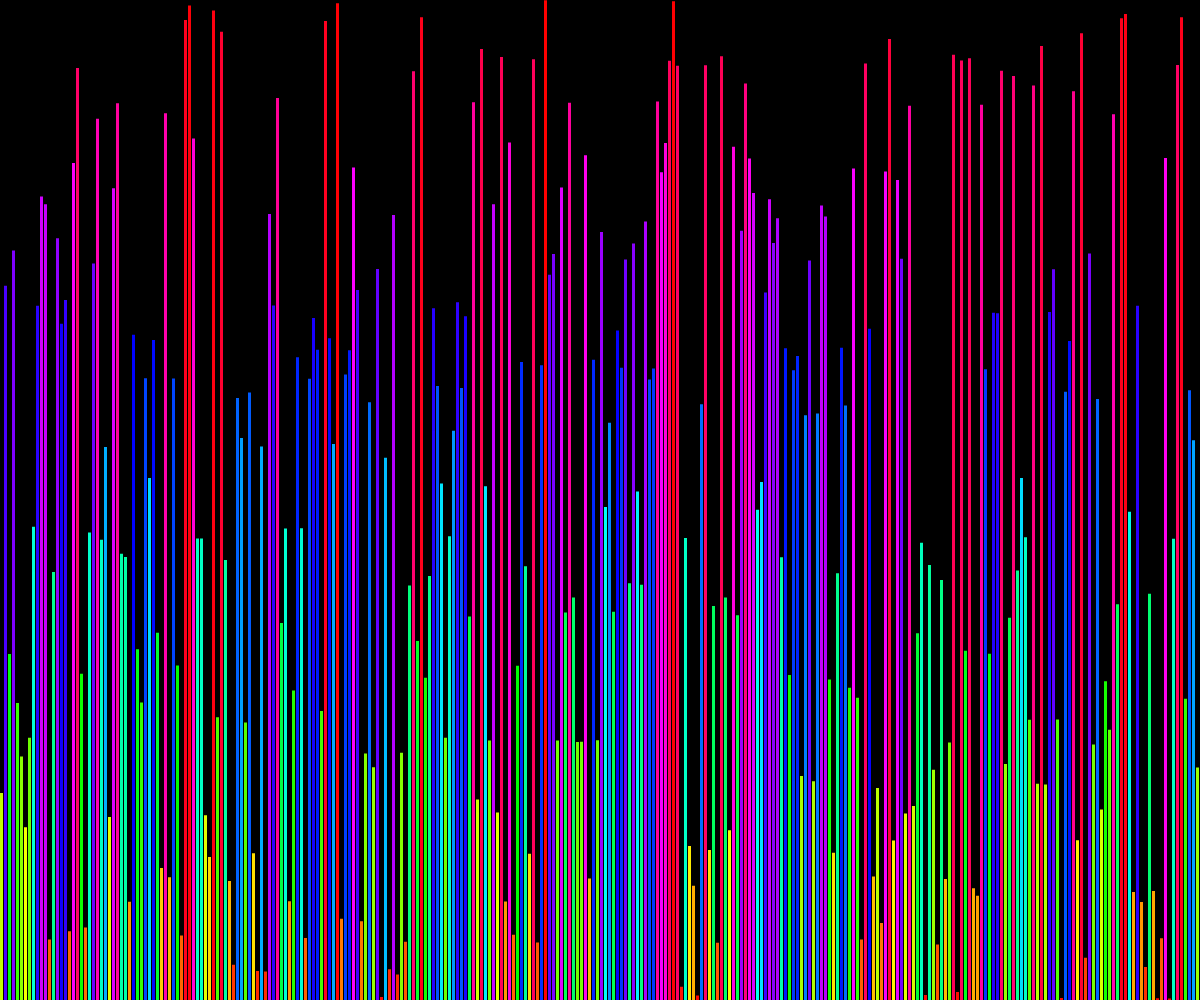
Frame 1 (no input)
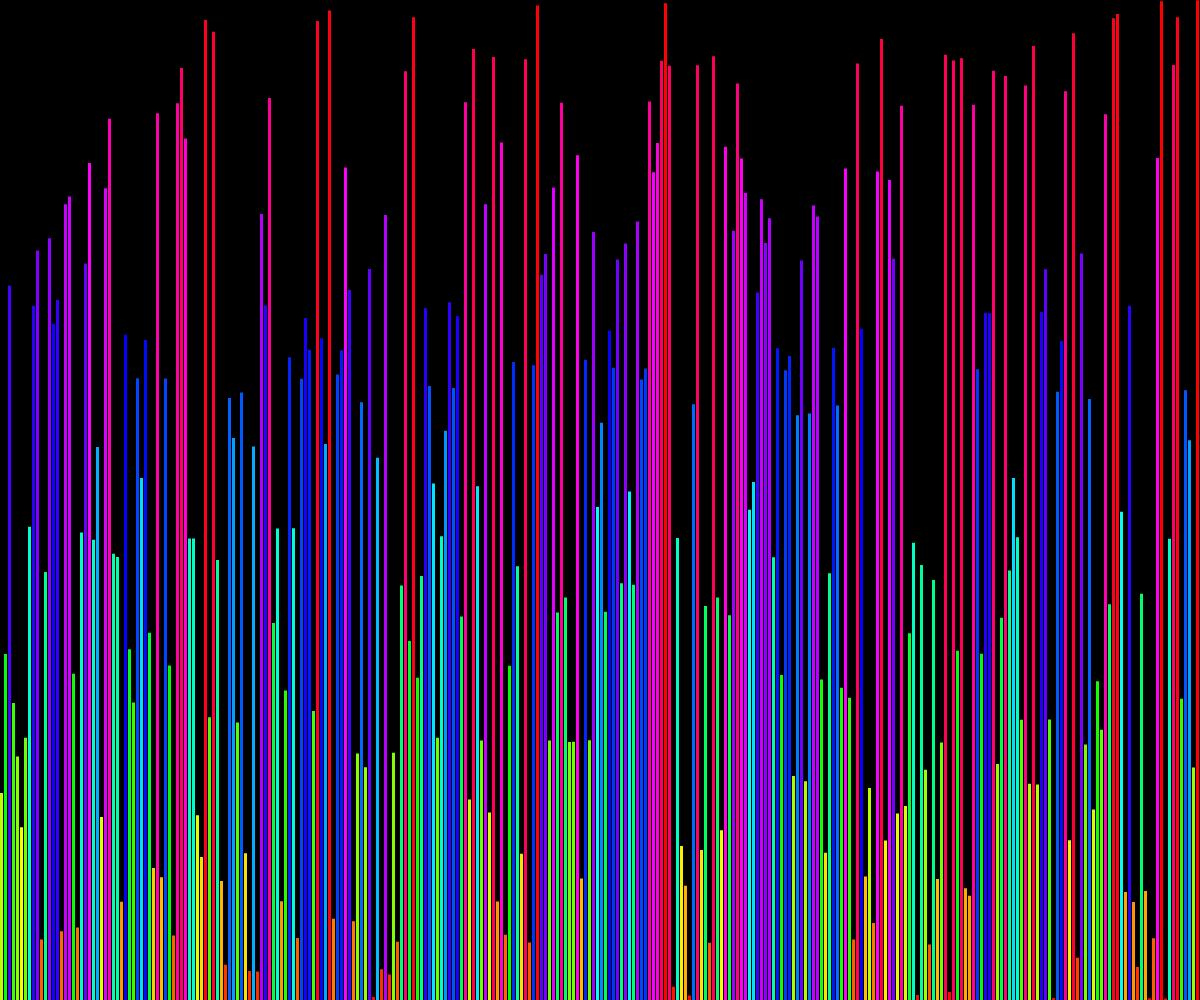
Frame 60 (no input)
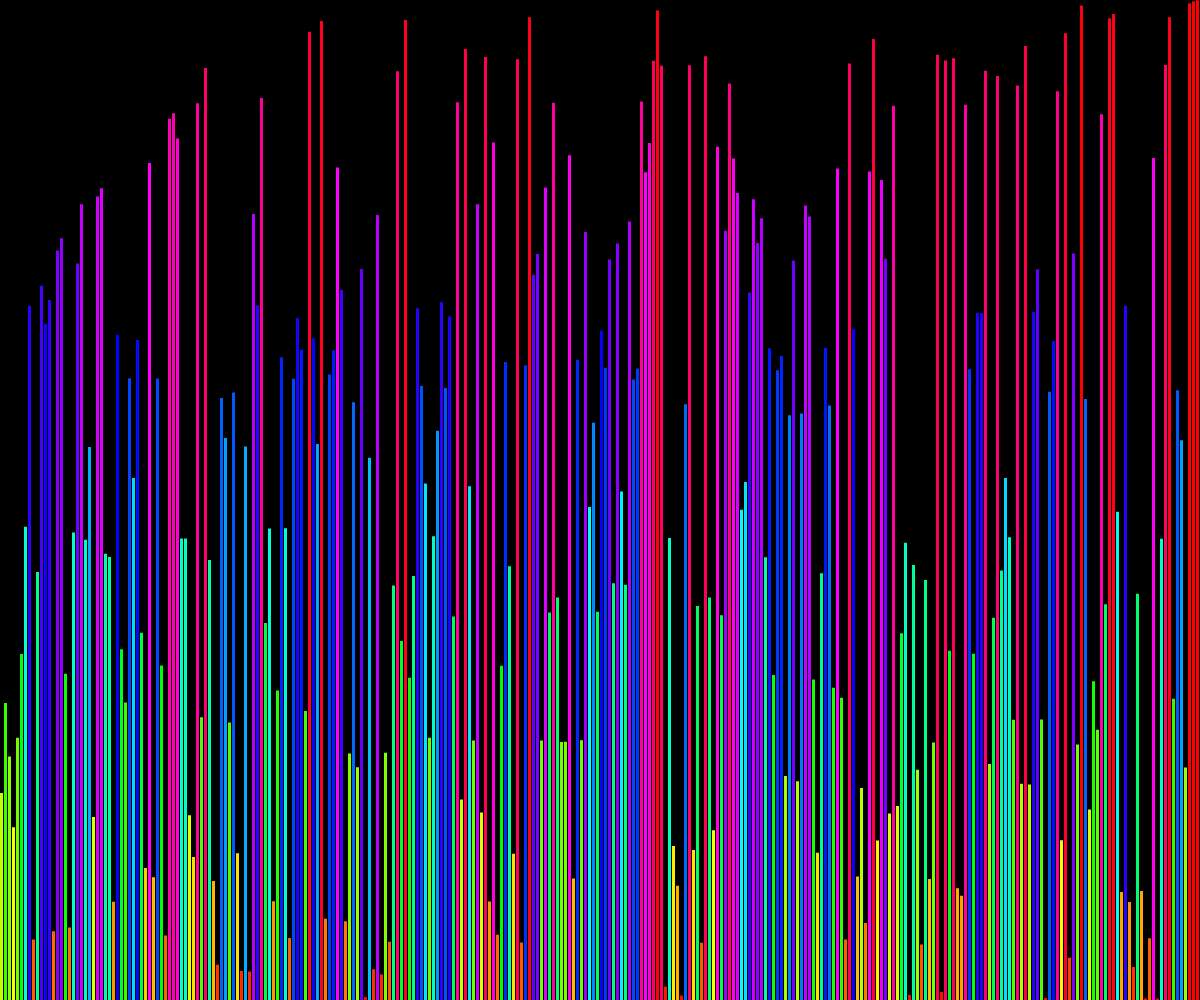
Frame 120 (the mouse pressed at the canvas centre since frame 60)

The p5.js sketch that drew these frames (run headless with seeded random() and noise() and a simulated clock; from frame 60 on, the mouse is pressed at the canvas centre):

// p5.js sketch
// ── sketch.js
// Tom Sealey
// Based on Daniel Shiffman's Coding Challenge
// http://youtube.com/thecodingtrain
// http://codingtra.in

// Coding Challenge #114: Bubble Sort Visualization
// https://youtu.be/67k3I2GxTH8

let values = [];
let loops = 0;
let swaps = 0;
let cycles = 1;
let lines = false;
let numLines = 300;

function setup() {
	createCanvas(windowWidth, windowHeight);
	colorMode(HSB, height);
	for (i = 0; i < numLines; i++) {
		values[i] = random(height);
		//values[i] = noise(i/100.0)*height;
	}
}

function draw() {
	background(0);

	if (loops < values.length) {
		if (swaps < values.length - loops - 1) {
      
      
      if (numLines > 50) cycles = 10;
      else if (numLine > 200) cycles = 50;
      else if (numLine > 500) cycles = 100;      
      
        for (i = 0; i < cycles; i++) {
          let a = values[swaps];
					let b = values[swaps + 1];
					if (a > b) {
						swap(values, swaps, swaps + 1);
					}
					swaps++;
        }
		} else {
			console.log('swap complete, restarting');
			swaps = 0;
			loops++;
		}

	} else {
		console.log("finished");
		noLoop();
	}

	for (i = 0; i < values.length; i++) {
		let col = color(values[i], height, height);
		let location = map(i, 0, values.length, 0, width);
		stroke(col);
		if (lines) {
			line(location, height, location, height - values[i]);
		} else {
			if (cycles <= 10) noStroke();
			fill(col);
			rect(location, height - values[i], width / numLines-1, height);
		}
	}
}

swap = function (arr, a, b) {
	let temp = arr[a];
	arr[a] = arr[b];
	arr[b] = temp;
}
